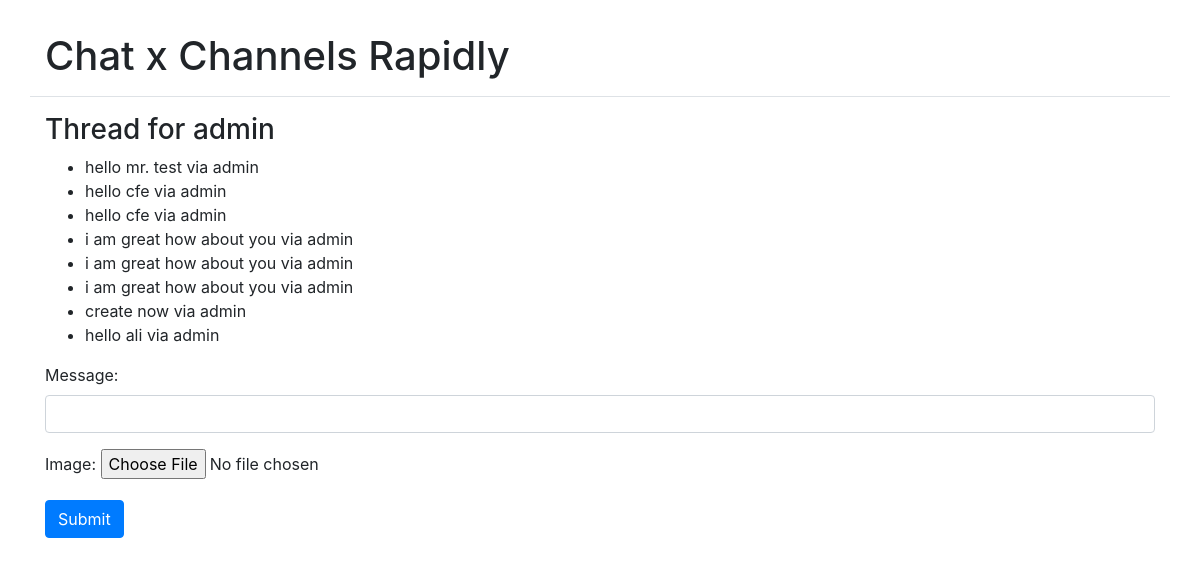
The app's page /messages/admin (signed in) with its own data.
### chat/models.py (models this page shows, shortened)
class Thread(models.Model):
    first        = models.ForeignKey(settings.AUTH_USER_MODEL, on_delete=models.CASCADE, related_name='chat_thread_first')
    second       = models.ForeignKey(settings.AUTH_USER_MODEL, on_delete=models.CASCADE, related_name='chat_thread_second')
    updated      = models.DateTimeField(auto_now=True)
    timestamp    = models.DateTimeField(auto_now_add=True)
    objects      = ThreadManager()

class ChatMessage(models.Model):
    thread      = models.ForeignKey(Thread, null=True, blank=True, on_delete=models.SET_NULL)
    user        = models.ForeignKey(settings.AUTH_USER_MODEL, verbose_name='sender', on_delete=models.CASCADE)
    message     = models.TextField()
    image       = models.ImageField(blank=True, null=True)
    timestamp   = models.DateTimeField(auto_now_add=True)

### chat/views.py (the view, shortened to what this page needs)
# urls.py: re_path(r"^(?P<username>[\w.@+-]+)", ThreadView.as_view()),
class ThreadView(LoginRequiredMixin, FormMixin, DetailView):
    template_name = 'chat/thread.html'
    form_class = ComposeForm
    success_url = './'
    def get_object(self):
        other_username  = self.kwargs.get("username")
        obj, created    = Thread.objects.get_or_new(self.request.user, other_username)
        if obj == None:
            raise Http404
        return obj
    def get_context_data(self, **kwargs):
        context = super().get_context_data(**kwargs)
        context['form'] = self.get_form()
        return context

### chat/forms.py
class ComposeForm(forms.Form):
    message = forms.CharField(
            widget=forms.TextInput(
                attrs={"class": "form-control"}
                )
            )
    image = forms.ImageField()

### chat/models.py (called while the page is built, shortened)
    def get_or_new(self, user, other_username): # get_or_create
        username = user.username
        if username == other_username:
            return None
        qlookup1 = Q(first__username=username) & Q(second__username=other_username)
        qlookup2 = Q(first__username=other_username) & Q(second__username=username)
        qs = self.get_queryset().filter(qlookup1 | qlookup2).distinct()
        if qs.count() == 1:
            return qs.first(), False
        elif qs.count() > 1:
            return qs.order_by('timestamp').first(), False

### chat/templates/chat/thread.html (shortened to what this page needs)
{% extends "base.html" %}
{% block content %}
<h3>Thread for {% if user != object.first %}{{ object.first }}{% else %}{{ object.second }}{% endif %}</h3>
<ul id='chat-items'>
{% for chat in object.chatmessage_set.all %}
<li>{{ chat.message }} via {{ chat.user }}</li>
{% endfor %}
</ul>
<form id='form' method='POST' enctype="multipart/form-data"> {% csrf_token %}
{{ form.as_p }}
<input type='submit' class='btn btn-primary'/>
</form>
{% endblock %}

### templates/base.html (shortened to what this page needs)
<!DOCTYPE html>
<html lang="en">
<head>
    {% include 'css.html' %}
</head>
<body>
<div class='container'>
    <div class='row border-bottom my-3 py-3'>
        <div class='col'>
            <h1 class='p-0 m-0'>Chat x Channels Rapidly</h1>
        </div>
    </div>
{% block content %}
{% endblock %}
</div>
</body>
</html>

### templates/css.html
<link rel="stylesheet" href="https://stackpath.bootstrapcdn.com/bootstrap/4.1.1/css/bootstrap.min.css">

### records on screen
Thread: first "admin"
ChatMessage: message "hello mr. test", user "admin"
ChatMessage: message "hello cfe", user "admin"
ChatMessage: message "hello cfe", user "admin"
ChatMessage: message "i am great how about you", user "admin"
ChatMessage: message "i am great how about you", user "admin"
ChatMessage: message "i am great how about you", user "admin"
ChatMessage: message "create now", user "admin"
ChatMessage: message "hello ali", user "admin"
